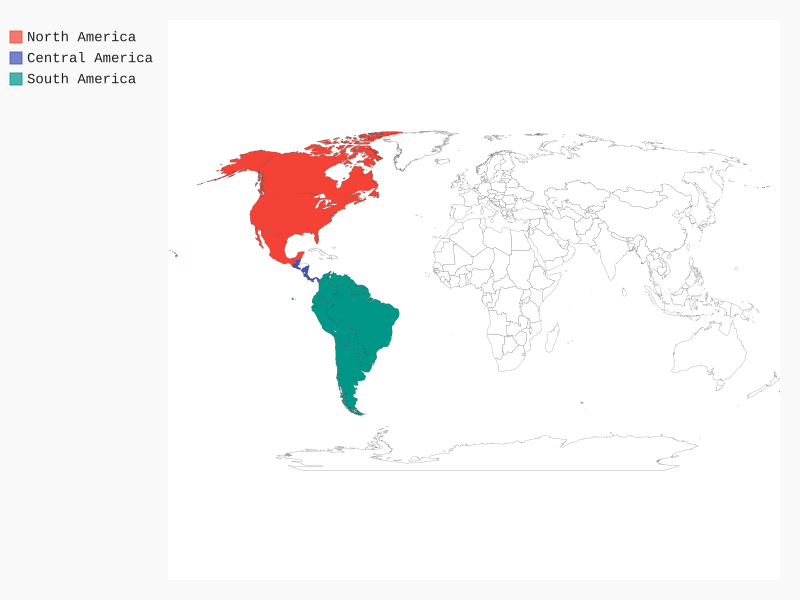

This figure's Python source:
import pygal


wm = pygal.maps.world.World()
wm._title = 'North, Central and South America'

wm.add('North America', ['ca', 'mx', 'us'])
wm.add('Central America', ['bz', 'cr', 'gt', 'hh', 'ni', 'pa', 'sv'])
wm.add('South America', ['ar', 'bo', 'br', 'cl', 'co', 'ec', 'gf',
       'gy', 'pe', 'py', 'sr', 'uy', 've'])

wm.render_to_file('americas.svg')
